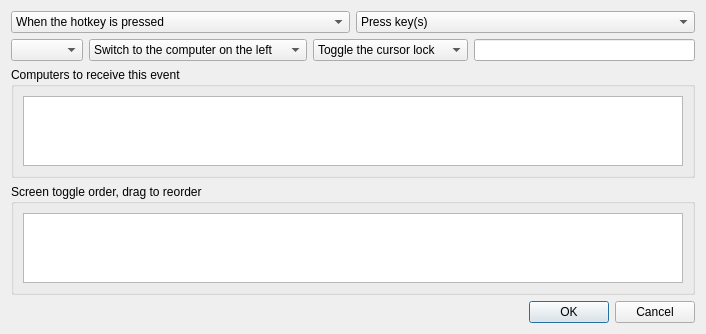
<?xml version="1.0" encoding="UTF-8"?>
<ui version="4.0">
 <class>ActionDialog</class>
 <widget class="QDialog" name="ActionDialog">
  <property name="geometry">
   <rect>
    <x>0</x>
    <y>0</y>
    <width>706</width>
    <height>256</height>
   </rect>
  </property>
  <property name="sizePolicy">
   <sizepolicy hsizetype="Maximum" vsizetype="Maximum">
    <horstretch>0</horstretch>
    <verstretch>0</verstretch>
   </sizepolicy>
  </property>
  <property name="windowTitle">
   <string>Configure Action</string>
  </property>
  <layout class="QVBoxLayout" name="_2">
   <item>
    <layout class="QHBoxLayout" name="horizontalLayout_4">
     <item>
      <widget class="QComboBox" name="comboTriggerOn">
       <item>
        <property name="text">
         <string>When the hotkey is pressed</string>
        </property>
       </item>
       <item>
        <property name="text">
         <string>When the hotkey is released</string>
        </property>
       </item>
      </widget>
     </item>
     <item>
      <widget class="QComboBox" name="comboActionType">
       <item>
        <property name="text">
         <string>Press key(s)</string>
        </property>
       </item>
       <item>
        <property name="text">
         <string>Release key(s)</string>
        </property>
       </item>
       <item>
        <property name="text">
         <string>Press and release key(s)</string>
        </property>
       </item>
       <item>
        <property name="text">
         <string>Switch to a computer</string>
        </property>
       </item>
       <item>
        <property name="text">
         <string>Switch in a direction</string>
        </property>
       </item>
       <item>
        <property name="text">
         <string>Switch to next computer</string>
        </property>
       </item>
       <item>
        <property name="text">
         <string>Modify the cursor lock</string>
        </property>
       </item>
       <item>
        <property name="text">
         <string>Restart the server</string>
        </property>
       </item>
       <item>
        <property name="text">
         <string>Toggle screen</string>
        </property>
       </item>
      </widget>
     </item>
    </layout>
   </item>
   <item>
    <layout class="QHBoxLayout" name="horizontalLayout_2">
     <item>
      <widget class="QComboBox" name="comboSwitchToScreen">
       <property name="enabled">
        <bool>true</bool>
       </property>
      </widget>
     </item>
     <item>
      <widget class="QComboBox" name="comboSwitchInDirection">
       <property name="enabled">
        <bool>true</bool>
       </property>
       <item>
        <property name="text">
         <string>Switch to the computer on the left</string>
        </property>
       </item>
       <item>
        <property name="text">
         <string>Switch to the computer on the right</string>
        </property>
       </item>
       <item>
        <property name="text">
         <string>Switch to the computer above</string>
        </property>
       </item>
       <item>
        <property name="text">
         <string>Switch to the computer below</string>
        </property>
       </item>
      </widget>
     </item>
     <item>
      <widget class="QComboBox" name="comboLockCursorToScreen">
       <property name="enabled">
        <bool>true</bool>
       </property>
       <item>
        <property name="text">
         <string>Toggle the cursor lock</string>
        </property>
       </item>
       <item>
        <property name="text">
         <string>Enable the cursor lock</string>
        </property>
       </item>
       <item>
        <property name="text">
         <string>Disable the cursor lock</string>
        </property>
       </item>
      </widget>
     </item>
     <item>
      <widget class="KeySequenceWidget" name="keySequenceWidget"/>
     </item>
    </layout>
   </item>
   <item>
    <widget class="QGroupBox" name="groupScreens">
     <property name="sizePolicy">
      <sizepolicy hsizetype="Preferred" vsizetype="Preferred">
       <horstretch>0</horstretch>
       <verstretch>0</verstretch>
       </sizepolicy>
     </property>
     <property name="title">
      <string>Computers to receive this event</string>
     </property>
     <layout class="QHBoxLayout" name="_3">
      <item>
       <widget class="QListWidget" name="listScreens">
        <property name="sizeAdjustPolicy">
         <enum>QAbstractScrollArea::SizeAdjustPolicy::AdjustToContentsOnFirstShow</enum>
        </property>
       </widget>
      </item>
     </layout>
    </widget>
   </item>
    <item>
     <widget class="QGroupBox" name="groupToggleScreenOrder">
      <property name="sizePolicy">
       <sizepolicy hsizetype="Preferred" vsizetype="Preferred">
        <horstretch>0</horstretch>
        <verstretch>0</verstretch>
       </sizepolicy>
      </property>
      <property name="title">
       <string>Screen toggle order, drag to reorder</string>
      </property>
      <layout class="QHBoxLayout" name="_4">
       <item>
        <widget class="QListWidget" name="listToggleScreenOrder">
         <property name="dragDropMode">
          <enum>QAbstractItemView::DragDropMode::InternalMove</enum>
         </property>
         <property name="defaultDropAction">
          <enum>Qt::DropAction::MoveAction</enum>
         </property>
         <property name="sizeAdjustPolicy">
          <enum>QAbstractScrollArea::SizeAdjustPolicy::AdjustToContentsOnFirstShow</enum>
         </property>
        </widget>
       </item>
      </layout>
     </widget>
    </item>
   <item>
    <widget class="QDialogButtonBox" name="buttonBox">
     <property name="standardButtons">
      <set>QDialogButtonBox::StandardButton::Cancel|QDialogButtonBox::StandardButton::Ok</set>
     </property>
    </widget>
   </item>
  </layout>
 </widget>
 <customwidgets>
  <customwidget>
   <class>KeySequenceWidget</class>
   <extends>QLineEdit</extends>
   <header>widgets/KeySequenceWidget.h</header>
  </customwidget>
 </customwidgets>
 <resources/>
 <connections/>
</ui>
